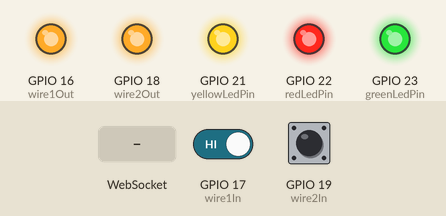
The sketch below on a simulated ESP32. On the bench: output pins drawn as LEDs (lit = HIGH). The inputs (shaded band) are chosen by the test bench; at power-on: GPIO 17 (wire1In) HIGH, GPIO 19 (wire2In) HIGH. WiFi joins after 1.5 s; servers stay silent unless stated; what the sketch prints to the serial monitor is not drawn.

Above: at 3.2 s.
3.3 s: WebSocket text "FIRE 0" received
At 3.7 s:
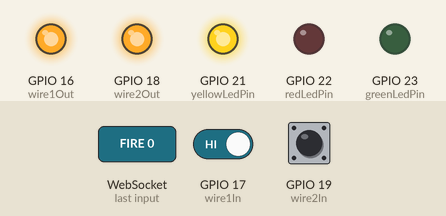
4.8 s: GPIO 17 (wire1In) driven LOW
At 5.8 s:
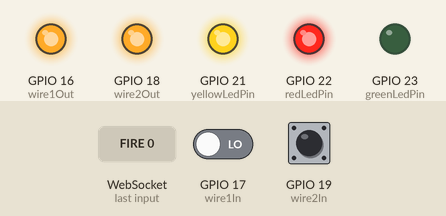
Timing chart, 0 to 7.8 s (numbered marks = the images above; inputs shaded):
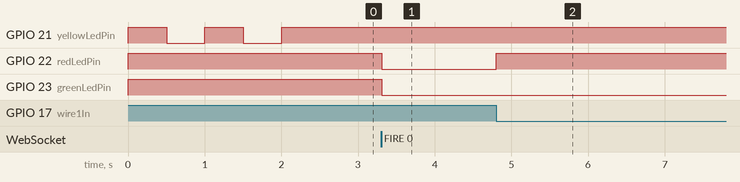

The sketch:

ESP32BombWiFiFirmware.ino
```cpp
#include <WiFi.h>
#include <WebSocketsClient.h>

const char* ssid     = "WIFI_NAME"; // setup you WiFi name
const char* password = "WIFI_PASSWORD_123"; // setup your password

const char* websockets_server_host = "192.168.100.97";
const uint16_t websockets_server_port = 5000;


// control BOMB pins
const int wire1Out = 16;  // Wire 1 start
const int wire1In = 17;   // Wire 1 end
const int wire2Out = 18;  // Wire 2 start
const int wire2In = 19;   // Wire 2 end

// status BOMB pins
const int redLedPin = 22;    // the bomb is exploded
const int greenLedPin = 23;  // the bomb is defused

// status WiFi connection
const int yellowLedPin = 21;  // the bomb is activated

const int MAX_WIFI_ATTEMPTS_COUNT = 40;

int firedCable = 0;
bool isInterracted = false;
bool isSetup = false;

WebSocketsClient webSocket;

void webSocketEvent(WStype_t type, uint8_t * payload, size_t length)
{
	if (type == WStype_TEXT)
	{
		//Serial.printf("Message: %s\n", payload);
		String message = String((char*)payload);

		if (message == "FIRE 0")
		{
			isSetup = true;
			firedCable = 0;
			Serial.println("Wire 1 will kill the player");
		}

		if (message == "FIRE 1")
		{
			isSetup = true;
			firedCable = 1;
			Serial.println("Wire 2 will kill the player");
		}
	}
}

void setup()
{
	Serial.begin(115200);
	Serial.print("Setup GPIO...\n");

	// set PINSs mode
	pinMode(wire1Out, OUTPUT);
	pinMode(wire1In, INPUT);
	pinMode(wire2Out, OUTPUT);
	pinMode(wire2In, INPUT);

	pinMode(redLedPin, OUTPUT);
	pinMode(greenLedPin, OUTPUT);
	pinMode(yellowLedPin, OUTPUT);

	//set default values for LED PINs
	digitalWrite(redLedPin, HIGH);
	digitalWrite(greenLedPin, HIGH);
	digitalWrite(yellowLedPin, HIGH);

	Serial.print("Setup WiFi...\n");
	WiFi.disconnect(true, true);
	WiFi.begin(ssid, password);
	uint8_t wifiAttempts = 0;
	while (WiFi.status() != WL_CONNECTED && wifiAttempts < MAX_WIFI_ATTEMPTS_COUNT)
	{
		digitalWrite(yellowLedPin, HIGH);
		Serial.print(".");
		delay(500);
		digitalWrite(yellowLedPin, LOW);
		if(wifiAttempts == 10)
		{
			WiFi.disconnect(true, true);
			WiFi.begin(ssid, password);
		}
		wifiAttempts++;
		delay(500);
	}

	if (WiFi.status() == WL_CONNECTED)
	{
		Serial.print("WiFi configured");
		Serial.println(WiFi.localIP());

		// visualization that bomb is activated
		digitalWrite(yellowLedPin, HIGH);
		digitalWrite(wire1Out, HIGH);
		digitalWrite(wire2Out, HIGH);

		Serial.println("Setup web server...\n");
		webSocket.begin(websockets_server_host, websockets_server_port, "/ws");
		webSocket.onEvent(webSocketEvent);
	}
	else
	{
		WiFi.disconnect(true, true);
		Serial.print("WiFi isn't setup");
		digitalWrite(yellowLedPin, LOW);
	}
}

void loop()
{
	webSocket.loop();
	int wire1Value = digitalRead(wire1In);
	int wire2Value = digitalRead(wire2In);

	if((wire1Value == LOW) && (!isInterracted) && (isSetup))
	{
		isInterracted = true;
		if(firedCable == 0)
		{
			digitalWrite(redLedPin, HIGH);
			digitalWrite(greenLedPin, LOW);
			webSocket.sendTXT("activated");
		}
		else
		{
			digitalWrite(redLedPin, LOW);
			digitalWrite(greenLedPin, HIGH);
			webSocket.sendTXT("deactivated");
		}
	}


	if((wire2Value == LOW) && (!isInterracted) && (isSetup))
	{
		isInterracted = true;

		if(firedCable == 1)
		{
			digitalWrite(redLedPin, HIGH);
			digitalWrite(greenLedPin, LOW);
			webSocket.sendTXT("activated");
		}
		else
		{
			digitalWrite(redLedPin, LOW);
			digitalWrite(greenLedPin, HIGH);
			webSocket.sendTXT("deactivated");
		}
	}

	if(!isInterracted && isSetup)
	{
		digitalWrite(redLedPin, LOW);
		digitalWrite(greenLedPin, LOW);
	}

	delay(10);
}
```

Measured:
- after the input at 3.3 s, GPIO 22 (redLedPin), GPIO 23 (greenLedPin): HIGH → LOW at once
- after the input at 4.8 s, GPIO 22 (redLedPin): LOW → HIGH at once
